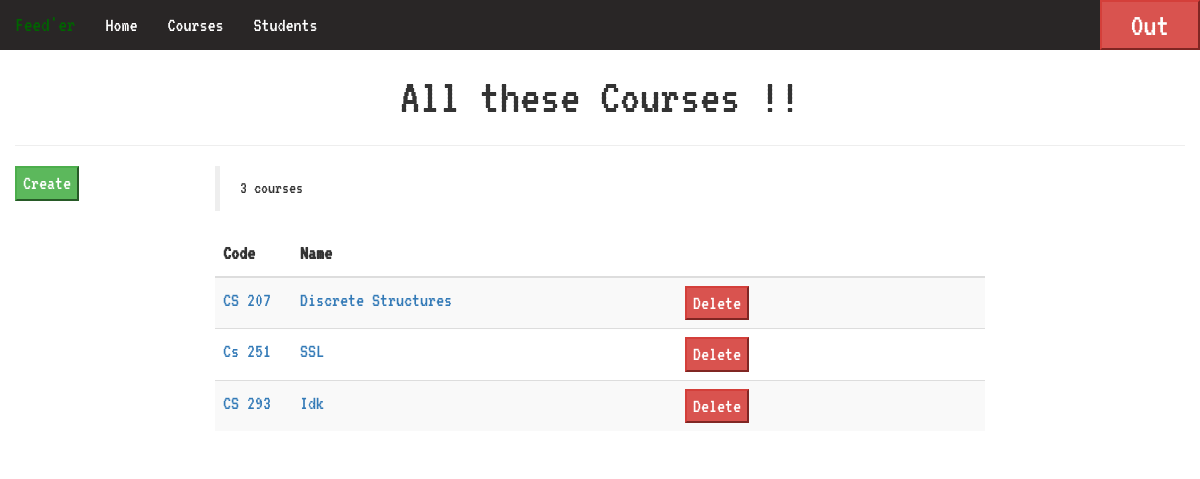
Page /special_admin/courses/ (signed in) on the committed database.
### special_admin/models.py (models this page shows, shortened)
class Course(models.Model):
    code = models.CharField(max_length=10)
    name = models.CharField(max_length=50)
    students = models.ManyToManyField(Student)

### special_admin/views.py (the view)
def courses(request):
    if request.method == 'POST':
        if 'delete' in request.POST:
            delete_course = get_object_or_404(Course, pk=request.POST['delete'])
            delete_course.delete()
            all_courses = Course.objects.all()
            return render(request, 'special_admin/course_crud/courses.html', {'all_courses': all_courses})
    elif request.method == 'GET':
        if request.session.get(sk.special_admin_logged, False):
            all_courses = Course.objects.all()
            return render(request, 'special_admin/course_crud/courses.html', {'all_courses': all_courses})
        else:
            return render(request, 'special_admin/login.html')

### special_admin/templates/special_admin/course_crud/courses.html (shortened to what this page needs)
{% extends 'special_admin/base.html' %}
{% block body %}
    <div class="container-fluid">
        <h1 style="text-align: center;margin: 0;font-size: 50px">All these Courses !!</h1>
        <hr>
        <div class="row">
            <div class="col-xs-2">
                <a href="{% url 'special_admin:new_course' %}">
                    <button class="btn-success">Create</button>
                </a>
            </div>
            <div class="col-xs-8">
                <blockquote>{{ all_courses|length }} courses </blockquote>
                <table class="table table-hover table-striped" style="overflow: scroll">
                    <colgroup>
                        <col span="1" style="width: 10%;">
                        <col span="1" style="width: 50%;">
                    </colgroup>
                    <thead>
                    <tr>
                        <th>Code</th>
                        <th>Name</th>
                        <th></th>
                    </tr>
                    </thead>
                    <tbody>
                    {% for course in all_courses %}
                        <tr>
                            <td>
                                <a href="{% url 'special_admin:old_course' course.pk %}">
                                    {{ course.code }}
                                </a>
                            </td>
                            <td>
                                <a href="{% url 'special_admin:old_course' course.pk %}">
                                    {{ course.name }}
                                </a>
                            </td>
                            <td>
                                <form action="{% url 'special_admin:courses' %}" method="post">
                                    <input type="submit" value="Delete" class="btn-danger">
                                </form>
                            </td>
                        </tr>
                    {% endfor %}
                    </tbody>
                </table>
            </div>
        </div>
    </div>
{% endblock %}

### special_admin/templates/special_admin/base.html (style rules this page uses)
body { font-family: 'VT323', monospace; font-size: 20px; background-size: cover; background-image: url("http://wallpapercave.com/wp/4SSFz3R.png"); }

### rows in the picture
Course: code "CS 207", name "Discrete Structures"
Course: code "Cs 251", name "SSL"
Course: code "CS 293", name "Idk"

### other values in the picture
{{ all_courses|length }} "3"
